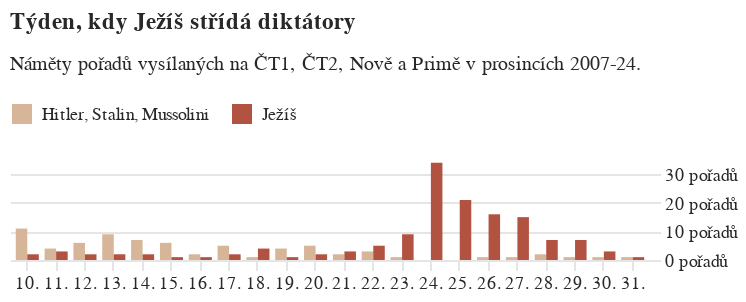

Source (notebook cell):
### Code cell
jezis = alt.Chart(
    do_grafu5.filter((pl.col("kolikateho") <= 31) & (pl.col("kolikateho") >= 10)),
    title=alt.Title(
        "Týden, kdy Ježíš střídá diktátory",
        subtitle=["Náměty pořadů vysílaných na ČT1, ČT2, Nově a Primě v prosincích 2007-24."]
    ),
    width=320,
    height=50
).mark_bar().encode(
    alt.X("kolikateho_str:N", sort=poradi_dat, title=None, axis=alt.Axis(grid=False, gridColor='#E5E5E5', labelAngle=0, labelAlign='center', tickColor='#E5E5E5')),
    alt.Y("len:Q", title=None, axis=alt.Axis(grid=True, gridColor='#E5E5E5', tickColor='#E5E5E5', tickCount=3, labelExpr="datum.label + ' pořadů'", orient='right')),
    alt.Color("kdo:N", scale=alt.Scale(range=['#D6B599', '#B25342']), legend=alt.Legend(orient='top', title=None)),
    
    # This line creates the side-by-side effect
    alt.XOffset("kdo:N") 
).configure_view(
    stroke='transparent'
)

jezis

### Figure 1 — Vega-Lite specification as saved in the notebook (floating-point values rounded to 4 significant figures)
{"config": {"title": {"font": "Noticia Text", "fontSize": 11.5, "anchor": "start", "lineHeight": 19, "fontWeight": "bolder", "subtitleFont": "Noticia Text", "subtitleFontSize": 10, "subtitleLineHeight": 15, "subtitlePadding": 10, "dy": -10, "color": "#292829", "subtitleColor": "#292829"}, "axis": {"labelFont": "Asap", "titleFont": "Asap", "fontWeight": "lighter", "titleFontWeight": "lighter", "labelFontSize": 9, "titleFontSize": 9, "labelPadding": 2, "titlePadding": 9, "domainOpacity": 0, "tickColor": "#DCDDD6", "labelColor": "#292829"}, "legend": {"labelFont": "Asap", "labelFontWeight": "normal", "titleFont": "Asap", "titleFontWeight": "normal", "labelFontSize": 9, "titleFontSize": 9, "labelColor": "#292829"}, "view": {"stroke": "transparent"}}, "data": {"name": "data-ab89f215aa8fbb9f716ddce9245a5b56"}, "mark": {"type": "bar"}, "encoding": {"color": {"field": "kdo", "legend": {"orient": "top", "title": null}, "scale": {"range": ["#D6B599", "#B25342"]}, "type": "nominal"}, "x": {"axis": {"grid": false, "gridColor": "#E5E5E5", "labelAlign": "center", "labelAngle": 0, "tickColor": "#E5E5E5"}, "field": "kolikateho_str", "sort": ["6.", "7.", "8.", "9.", "10.", "11.", "12.", "13.", "14.", "15.", "16.", "17.", "18.", "19.", "20.", "21.", "22.", "23.", "24.", "25.", "26.", "27.", "28.", "29.", "30.", "31.", "1.", "2.", "3.", "4.", "5."], "title": null, "type": "nominal"}, "xOffset": {"field": "kdo", "type": "nominal"}, "y": {"axis": {"grid": true, "gridColor": "#E5E5E5", "labelExpr": "datum.label + ' pořadů'", "orient": "right", "tickColor": "#E5E5E5", "tickCount": 3}, "field": "len", "title": null, "type": "quantitative"}}, "height": 50, "title": {"text": "Týden, kdy Ježíš střídá diktátory", "subtitle": ["Náměty pořadů vysílaných na ČT1, ČT2, Nově a Primě v prosincích 2007-24."]}, "width": 320, "$schema": "https://vega.github.io/schema/vega-lite/v5.8.0.json", "datasets": {"data-ab89f215aa8fbb9f716ddce9245a5b56": [{"kolikateho": 10, "len": 11, "kolikateho_str": "10.", "kdo": "Hitler, Stalin, Mussolini"}, {"kolikateho": 11, "len": 4, "kolikateho_str": "11.", "kdo": "Hitler, Stalin, Mussolini"}, {"kolikateho": 12, "len": 6, "kolikateho_str": "12.", "kdo": "Hitler, Stalin, Mussolini"}, {"kolikateho": 13, "len": 9, "kolikateho_str": "13.", "kdo": "Hitler, Stalin, Mussolini"}, {"kolikateho": 14, "len": 7, "kolikateho_str": "14.", "kdo": "Hitler, Stalin, Mussolini"}, {"kolikateho": 15, "len": 6, "kolikateho_str": "15.", "kdo": "Hitler, Stalin, Mussolini"}, {"kolikateho": 16, "len": 2, "kolikateho_str": "16.", "kdo": "Hitler, Stalin, Mussolini"}, {"kolikateho": 17, "len": 5, "kolikateho_str": "17.", "kdo": "Hitler, Stalin, Mussolini"}, {"kolikateho": 18, "len": 1, "kolikateho_str": "18.", "kdo": "Hitler, Stalin, Mussolini"}, {"kolikateho": 19, "len": 4, "kolikateho_str": "19.", "kdo": "Hitler, Stalin, Mussolini"}, {"kolikateho": 20, "len": 5, "kolikateho_str": "20.", "kdo": "Hitler, Stalin, Mussolini"}, {"kolikateho": 21, "len": 2, "kolikateho_str": "21.", "kdo": "Hitler, Stalin, Mussolini"}, {"kolikateho": 22, "len": 3, "kolikateho_str": "22.", "kdo": "Hitler, Stalin, Mussolini"}, {"kolikateho": 23, "len": 1, "kolikateho_str": "23.", "kdo": "Hitler, Stalin, Mussolini"}, {"kolikateho": 24, "len": 0, "kolikateho_str": "24.", "kdo": "Hitler, Stalin, Mussolini"}, {"kolikateho": 25, "len": 0, "kolikateho_str": "25.", "kdo": "Hitler, Stalin, Mussolini"}, {"kolikateho": 26, "len": 1, "kolikateho_str": "26.", "kdo": "Hitler, Stalin, Mussolini"}, {"kolikateho": 27, "len": 1, "kolikateho_str": "27.", "kdo": "Hitler, Stalin, Mussolini"}, {"kolikateho": 28, "len": 2, "kolikateho_str": "28.", "kdo": "Hitler, Stalin, Mussolini"}, {"kolikateho": 29, "len": 1, "kolikateho_str": "29.", "kdo": "Hitler, Stalin, Mussolini"}, {"kolikateho": 30, "len": 1, "kolikateho_str": "30.", "kdo": "Hitler, Stalin, Mussolini"}, {"kolikateho": 31, "len": 1, "kolikateho_str": "31.", "kdo": "Hitler, Stalin, Mussolini"}, {"kolikateho": 10, "len": 2, "kolikateho_str": "10.", "kdo": "Ježíš"}, {"kolikateho": 11, "len": 3, "kolikateho_str": "11.", "kdo": "Ježíš"}, {"kolikateho": 12, "len": 2, "kolikateho_str": "12.", "kdo": "Ježíš"}, {"kolikateho": 13, "len": 2, "kolikateho_str": "13.", "kdo": "Ježíš"}, {"kolikateho": 14, "len": 2, "kolikateho_str": "14.", "kdo": "Ježíš"}, {"kolikateho": 15, "len": 1, "kolikateho_str": "15.", "kdo": "Ježíš"}, {"kolikateho": 16, "len": 1, "kolikateho_str": "16.", "kdo": "Ježíš"}, {"kolikateho": 17, "len": 2, "kolikateho_str": "17.", "kdo": "Ježíš"}, {"kolikateho": 18, "len": 4, "kolikateho_str": "18.", "kdo": "Ježíš"}, {"kolikateho": 19, "len": 1, "kolikateho_str": "19.", "kdo": "Ježíš"}, {"kolikateho": 20, "len": 2, "kolikateho_str": "20.", "kdo": "Ježíš"}, {"kolikateho": 21, "len": 3, "kolikateho_str": "21.", "kdo": "Ježíš"}, {"kolikateho": 22, "len": 5, "kolikateho_str": "22.", "kdo": "Ježíš"}, {"kolikateho": 23, "len": 9, "kolikateho_str": "23.", "kdo": "Ježíš"}, {"kolikateho": 24, "len": 34, "kolikateho_str": "24.", "kdo": "Ježíš"}, {"kolikateho": 25, "len": 21, "kolikateho_str": "25.", "kdo": "Ježíš"}, {"kolikateho": 26, "len": 16, "kolikateho_str": "26.", "kdo": "Ježíš"}, {"kolikateho": 27, "len": 15, "kolikateho_str": "27.", "kdo": "Ježíš"}, {"kolikateho": 28, "len": 7, "kolikateho_str": "28.", "kdo": "Ježíš"}, {"kolikateho": 29, "len": 7, "kolikateho_str": "29.", "kdo": "Ježíš"}, {"kolikateho": 30, "len": 3, "kolikateho_str": "30.", "kdo": "Ježíš"}, {"kolikateho": 31, "len": 1, "kolikateho_str": "31.", "kdo": "Ježíš"}]}}
